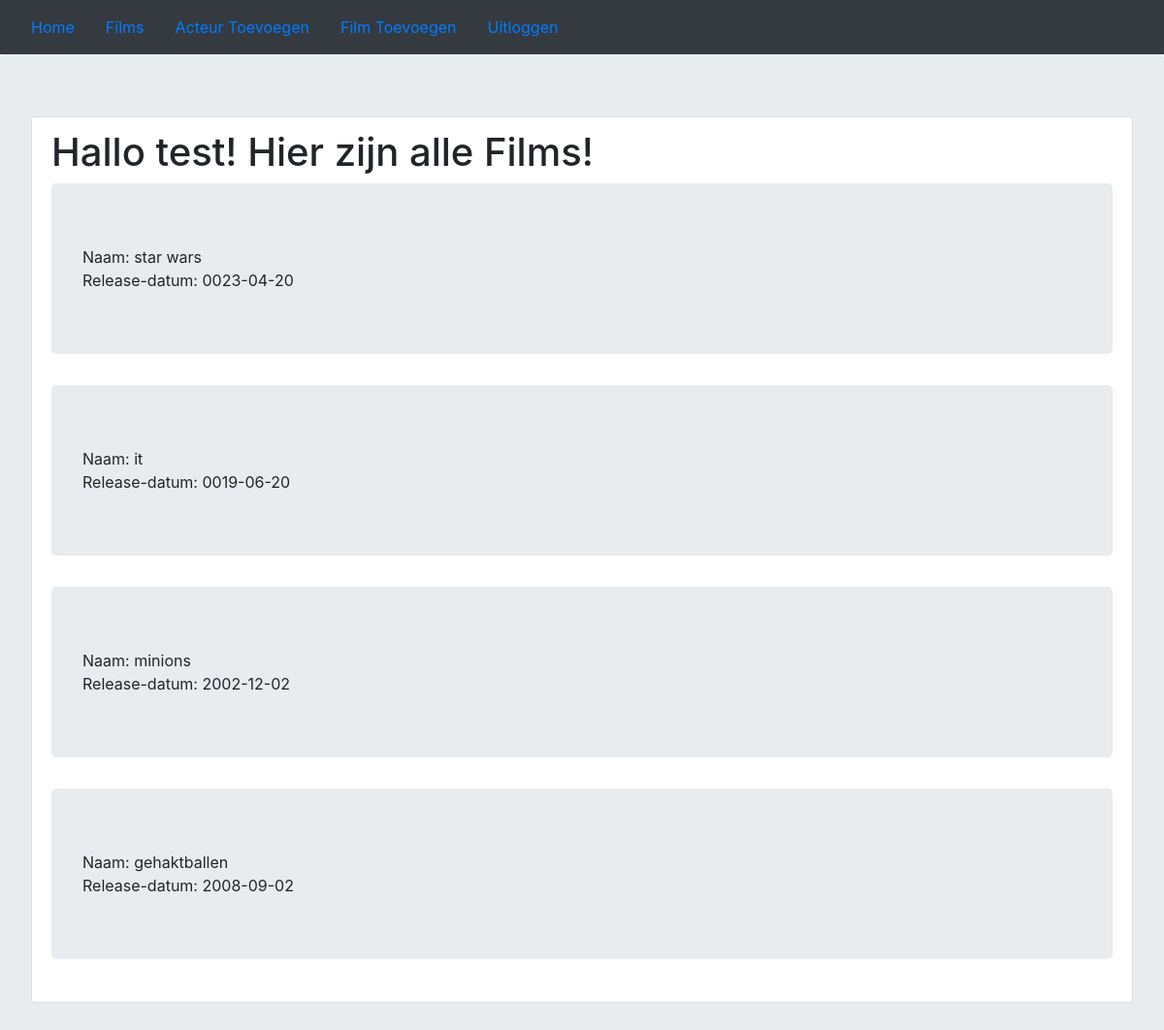
Page /films (signed in) on the committed database.
### mijnproject/models.py (models this page shows, shortened)
class User(db.Model, UserMixin):
    __tablename__ = 'users'
    id = db.Column(db.Integer, primary_key=True)
    email = db.Column(db.String(64), unique=True, index=True)
    username = db.Column(db.String(64), unique=True, index=True)
    password_hash = db.Column(db.String(128))

class Film(db.Model):
    __tablename__ = 'Film'
    id = db.Column(db.Integer, primary_key=True)
    titel = db.Column(db.String(64), index=True)
    datum = db.Column(db.Date)
    rating = db.Column(db.Integer)
    citaten = db.Column(db.String, index=True)
    rol = db.relationship('rol', backref=db.backref('film', lazy=True))

### app.py (the view)
@app.route('/films')
def films():
    films = Film.query.all()
    return render_template('films.html', films=films)

### mijnproject/models.py (called while the page is built)
@login_manager.user_loader
def load_user(user_id):
    return User.query.get(user_id)

### mijnproject/templates/films.html
{% extends "base.html" %}
{% block content %}
<div class="jumbotron">
    <li class="list-group-item">
<h1>Hallo {{ current_user.username }}! Hier zijn alle Films!</h1>
{% if films|length %}
        {% for film in films %}
            <div class="jumbotron">
                Naam: {{ film.titel }} </br>
                Release-datum: {{ film.datum }} </br>
            </div>
        {% endfor %}
{% else %}
    <div>
        <p>Er zijn nog geen films geplaatst.</p>
    </div>
{% endif %}
    </li>
</div>
{% endblock %}

### rows in the picture
User: username "test"
Film: titel "star wars", datum "0023-04-20"
Film: titel "it", datum "0019-06-20"
Film: titel "minions", datum "2002-12-02"
Film: titel "gehaktballen", datum "2008-09-02"
